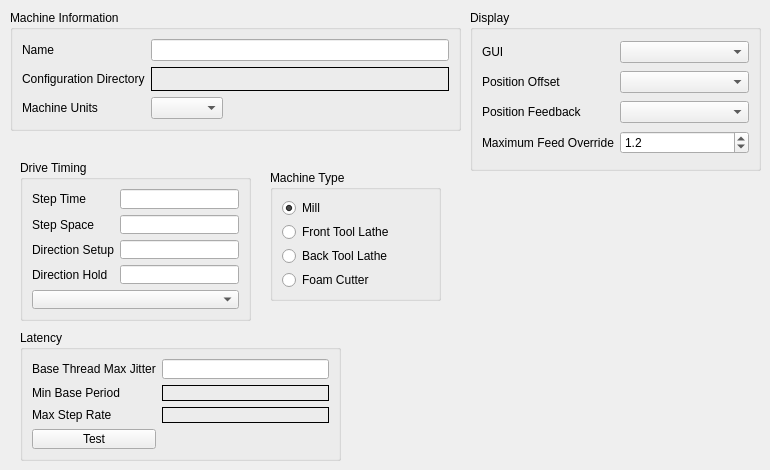
    <widget class="QWidget" name="tab_0">
     <attribute name="title">
      <string>Machine</string>
     </attribute>
     <widget class="QGroupBox" name="gridGroupBox">
      <property name="geometry">
       <rect>
        <x>10</x>
        <y>10</y>
        <width>451</width>
        <height>121</height>
       </rect>
      </property>
      <property name="title">
       <string>Machine Information</string>
      </property>
      <layout class="QGridLayout" name="gridLayout">
       <item row="0" column="0">
        <widget class="QLabel" name="label">
         <property name="text">
          <string>Name</string>
         </property>
        </widget>
       </item>
       <item row="1" column="0">
        <widget class="QLabel" name="label_2">
         <property name="text">
          <string>Configuration Directory</string>
         </property>
        </widget>
       </item>
       <item row="2" column="0">
        <widget class="QLabel" name="label_3">
         <property name="text">
          <string>Machine Units</string>
         </property>
        </widget>
       </item>
       <item row="2" column="1">
        <widget class="QComboBox" name="units_cb"/>
       </item>
       <item row="2" column="2">
        <spacer name="horizontalSpacer">
         <property name="orientation">
          <enum>Qt::Horizontal</enum>
         </property>
         <property name="sizeHint" stdset="0">
          <size>
           <width>40</width>
           <height>20</height>
          </size>
         </property>
        </spacer>
       </item>
       <item row="1" column="1" colspan="2">
        <widget class="QLabel" name="configPathLB">
         <property name="frameShape">
          <enum>QFrame::Box</enum>
         </property>
         <property name="text">
          <string/>
         </property>
        </widget>
       </item>
       <item row="0" column="1" colspan="2">
        <widget class="QLineEdit" name="nameLE"/>
       </item>
      </layout>
     </widget>
     <widget class="QGroupBox" name="gridGroupBox">
      <property name="geometry">
       <rect>
        <x>20</x>
        <y>160</y>
        <width>231</width>
        <height>161</height>
       </rect>
      </property>
      <property name="title">
       <string>Drive Timing</string>
      </property>
      <layout class="QGridLayout" name="gridLayout_2">
       <item row="1" column="0">
        <widget class="QLabel" name="label_5">
         <property name="text">
          <string>Step Space</string>
         </property>
        </widget>
       </item>
       <item row="0" column="1">
        <widget class="QLineEdit" name="step_time_le"/>
       </item>
       <item row="0" column="0">
        <widget class="QLabel" name="label_4">
         <property name="text">
          <string>Step Time</string>
         </property>
        </widget>
       </item>
       <item row="2" column="0">
        <widget class="QLabel" name="label_6">
         <property name="text">
          <string>Direction Setup</string>
         </property>
        </widget>
       </item>
       <item row="3" column="0">
        <widget class="QLabel" name="label_7">
         <property name="text">
          <string>Direction Hold</string>
         </property>
        </widget>
       </item>
       <item row="1" column="1">
        <widget class="QLineEdit" name="step_space_le"/>
       </item>
       <item row="2" column="1">
        <widget class="QLineEdit" name="dir_setup_le"/>
       </item>
       <item row="3" column="1">
        <widget class="QLineEdit" name="dir_hold_le"/>
       </item>
       <item row="4" column="0" colspan="2">
        <widget class="QComboBox" name="drive_timing_cb"/>
       </item>
      </layout>
     </widget>
     <widget class="QGroupBox" name="gridGroupBox">
      <property name="geometry">
       <rect>
        <x>20</x>
        <y>330</y>
        <width>321</width>
        <height>131</height>
       </rect>
      </property>
      <property name="title">
       <string>Latency</string>
      </property>
      <layout class="QGridLayout" name="gridLayout_3">
       <item row="1" column="0">
        <widget class="QLabel" name="label_9">
         <property name="text">
          <string>Min Base Period</string>
         </property>
        </widget>
       </item>
       <item row="3" column="0">
        <widget class="QPushButton" name="latency_test_pb">
         <property name="text">
          <string>Test</string>
         </property>
        </widget>
       </item>
       <item row="0" column="0">
        <widget class="QLabel" name="label_8">
         <property name="text">
          <string>Base Thread Max Jitter</string>
         </property>
        </widget>
       </item>
       <item row="0" column="1">
        <widget class="QLineEdit" name="latency_le"/>
       </item>
       <item row="1" column="1">
        <widget class="QLabel" name="min_period_lb">
         <property name="frameShape">
          <enum>QFrame::Box</enum>
         </property>
         <property name="text">
          <string/>
         </property>
        </widget>
       </item>
       <item row="2" column="0">
        <widget class="QLabel" name="label_11">
         <property name="text">
          <string>Max Step Rate</string>
         </property>
        </widget>
       </item>
       <item row="2" column="1">
        <widget class="QLabel" name="max_step_rate_lb">
         <property name="frameShape">
          <enum>QFrame::Box</enum>
         </property>
         <property name="text">
          <string/>
         </property>
        </widget>
       </item>
      </layout>
     </widget>
     <widget class="QGroupBox" name="gridGroupBox">
      <property name="geometry">
       <rect>
        <x>470</x>
        <y>10</y>
        <width>291</width>
        <height>161</height>
       </rect>
      </property>
      <property name="title">
       <string>Display</string>
      </property>
      <layout class="QGridLayout" name="gridLayout_4">
       <item row="2" column="0">
        <widget class="QLabel" name="label_42">
         <property name="text">
          <string>Position Feedback</string>
         </property>
        </widget>
       </item>
       <item row="3" column="1">
        <widget class="QDoubleSpinBox" name="max_feed_override_sb">
         <property name="toolTip">
          <string>1.0 = 100%</string>
         </property>
         <property name="decimals">
          <number>1</number>
         </property>
         <property name="maximum">
          <double>2.000000000000000</double>
         </property>
         <property name="singleStep">
          <double>0.100000000000000</double>
         </property>
         <property name="value">
          <double>1.200000000000000</double>
         </property>
        </widget>
       </item>
       <item row="1" column="0">
        <widget class="QLabel" name="label_41">
         <property name="text">
          <string>Position Offset</string>
         </property>
        </widget>
       </item>
       <item row="2" column="1">
        <widget class="QComboBox" name="position_feedback_cb"/>
       </item>
       <item row="1" column="1">
        <widget class="QComboBox" name="position_offset_cb"/>
       </item>
       <item row="0" column="0">
        <widget class="QLabel" name="label_40">
         <property name="text">
          <string>GUI</string>
         </property>
        </widget>
       </item>
       <item row="0" column="1">
        <widget class="QComboBox" name="gui_cb"/>
       </item>
       <item row="3" column="0">
        <widget class="QLabel" name="label_10">
         <property name="text">
          <string>Maximum Feed Override</string>
         </property>
        </widget>
       </item>
      </layout>
     </widget>
     <widget class="QGroupBox" name="gridGroupBox">
      <property name="geometry">
       <rect>
        <x>270</x>
        <y>170</y>
        <width>171</width>
        <height>131</height>
       </rect>
      </property>
      <property name="title">
       <string>Machine Type</string>
      </property>
      <layout class="QGridLayout" name="gridLayout_5">
       <item row="2" column="0">
        <widget class="QRadioButton" name="lathe_back_tool_rb">
         <property name="text">
          <string>Back Tool Lathe</string>
         </property>
        </widget>
       </item>
       <item row="1" column="0">
        <widget class="QRadioButton" name="lathe_front_tool_rb">
         <property name="text">
          <string>Front Tool Lathe</string>
         </property>
        </widget>
       </item>
       <item row="0" column="0">
        <widget class="QRadioButton" name="mill_rb">
         <property name="text">
          <string>Mill</string>
         </property>
         <property name="checked">
          <bool>true</bool>
         </property>
        </widget>
       </item>
       <item row="3" column="0">
        <widget class="QRadioButton" name="foam_cutter_rb">
         <property name="text">
          <string>Foam Cutter</string>
         </property>
        </widget>
       </item>
      </layout>
     </widget>
    </widget>
